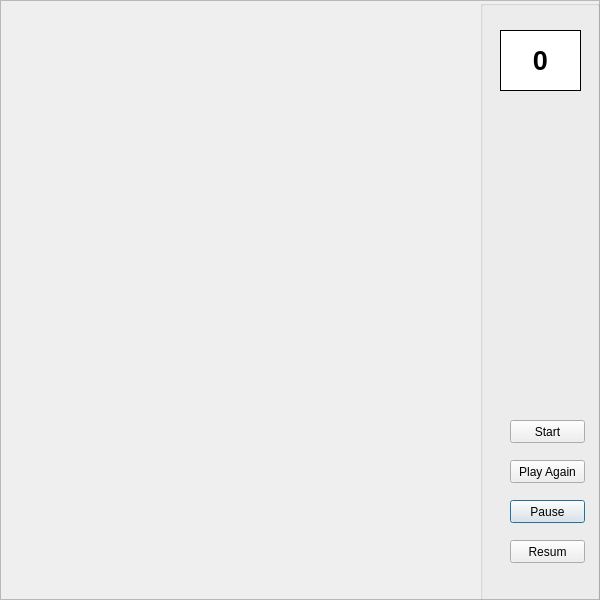
<?xml version="1.0" encoding="UTF-8"?>
<ui version="4.0">
 <class>Dialog</class>
 <widget class="QDialog" name="Dialog">
  <property name="geometry">
   <rect>
    <x>0</x>
    <y>0</y>
    <width>600</width>
    <height>600</height>
   </rect>
  </property>
  <property name="windowTitle">
   <string>Dialog</string>
  </property>
  <property name="styleSheet">
   <string notr="true"/>
  </property>
  <layout class="QVBoxLayout" name="verticalLayout">
   <property name="spacing">
    <number>0</number>
   </property>
   <property name="leftMargin">
    <number>0</number>
   </property>
   <property name="topMargin">
    <number>0</number>
   </property>
   <property name="rightMargin">
    <number>0</number>
   </property>
   <property name="bottomMargin">
    <number>0</number>
   </property>
   <item>
    <widget class="QFrame" name="frame">
     <property name="styleSheet">
      <string notr="true">Background-image:url(:/newPrefix/Artboard 1.png)</string>
     </property>
     <property name="frameShape">
      <enum>QFrame::StyledPanel</enum>
     </property>
     <property name="frameShadow">
      <enum>QFrame::Raised</enum>
     </property>
     <widget class="QLabel" name="label_10">
      <property name="enabled">
       <bool>true</bool>
      </property>
      <property name="geometry">
       <rect>
        <x>190</x>
        <y>400</y>
        <width>100</width>
        <height>150</height>
       </rect>
      </property>
      <property name="autoFillBackground">
       <bool>false</bool>
      </property>
      <property name="text">
       <string/>
      </property>
      <property name="pixmap">
       <pixmap>Super-car.png</pixmap>
      </property>
      <property name="scaledContents">
       <bool>true</bool>
      </property>
      <property name="alignment">
       <set>Qt::AlignCenter</set>
      </property>
      <property name="indent">
       <number>-1</number>
      </property>
      <property name="openExternalLinks">
       <bool>false</bool>
      </property>
     </widget>
     <widget class="QGroupBox" name="groupBox">
      <property name="geometry">
       <rect>
        <x>480</x>
        <y>0</y>
        <width>120</width>
        <height>800</height>
       </rect>
      </property>
      <property name="title">
       <string/>
      </property>
      <widget class="QPushButton" name="pushButton_3">
       <property name="geometry">
        <rect>
         <x>30</x>
         <y>500</y>
         <width>75</width>
         <height>23</height>
        </rect>
       </property>
       <property name="text">
        <string>Pause</string>
       </property>
      </widget>
      <widget class="QPushButton" name="pushButton_2">
       <property name="geometry">
        <rect>
         <x>30</x>
         <y>460</y>
         <width>75</width>
         <height>23</height>
        </rect>
       </property>
       <property name="text">
        <string>Play Again</string>
       </property>
      </widget>
      <widget class="QLabel" name="label">
       <property name="geometry">
        <rect>
         <x>20</x>
         <y>30</y>
         <width>81</width>
         <height>61</height>
        </rect>
       </property>
       <property name="font">
        <font>
         <pointsize>20</pointsize>
         <weight>75</weight>
         <bold>true</bold>
        </font>
       </property>
       <property name="styleSheet">
        <string notr="true">background-color:white;
border: 1px solid</string>
       </property>
       <property name="text">
        <string>0</string>
       </property>
       <property name="alignment">
        <set>Qt::AlignCenter</set>
       </property>
      </widget>
      <widget class="QPushButton" name="pushButton_4">
       <property name="geometry">
        <rect>
         <x>30</x>
         <y>420</y>
         <width>75</width>
         <height>23</height>
        </rect>
       </property>
       <property name="text">
        <string>Start</string>
       </property>
      </widget>
      <widget class="QPushButton" name="pushButton_5">
       <property name="geometry">
        <rect>
         <x>30</x>
         <y>540</y>
         <width>75</width>
         <height>23</height>
        </rect>
       </property>
       <property name="text">
        <string>Resum</string>
       </property>
      </widget>
     </widget>
     <widget class="QLabel" name="labelXe1">
      <property name="enabled">
       <bool>true</bool>
      </property>
      <property name="geometry">
       <rect>
        <x>30</x>
        <y>-200</y>
        <width>100</width>
        <height>150</height>
       </rect>
      </property>
      <property name="autoFillBackground">
       <bool>false</bool>
      </property>
      <property name="styleSheet">
       <string notr="true">QLabel {background-color:none;}</string>
      </property>
      <property name="text">
       <string/>
      </property>
      <property name="scaledContents">
       <bool>true</bool>
      </property>
      <property name="alignment">
       <set>Qt::AlignCenter</set>
      </property>
     </widget>
    </widget>
   </item>
  </layout>
 </widget>
 <resources>
  <include location="Test.qrc"/>
 </resources>
 <connections/>
</ui>
